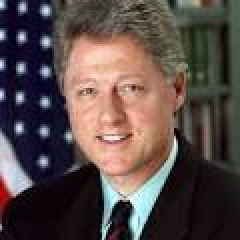
#> input picture train/Bill.jpg, 120 x 120 px (shown 2 times larger); its folder holds only this picture in this run
$ python code.py
#> lines starting #> are read from the running program, lines starting #| are printed output that depends on the picture
import cv2
import os
import numpy as np
from ultralytics import YOLO

# -------------------------------
# 1. LOAD TRAIN DATA
# -------------------------------
train_path = "train"
images = os.listdir(train_path)

sift = cv2.SIFT_create()
database = {}

print("\nTraining...")

for img_name in images:
    path = os.path.join(train_path, img_name)
    img = cv2.imread(path, 0)
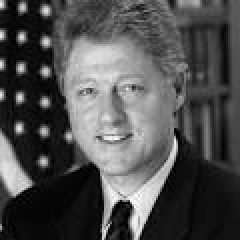
#> img: shape (120, 120) (shown 2 times larger); min 0, max 255, mean 78.6

    if img is None:
        continue

    # -------------------------------
    # PREPROCESSING
    # -------------------------------
    img = cv2.resize(img, (224, 224))
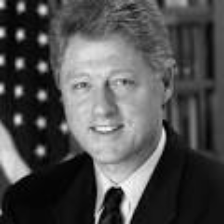
#> img: shape (224, 224); min 0, max 249, mean 78.5
    img = cv2.GaussianBlur(img, (5, 5), 0)

    # -------------------------------
    # SIFT FEATURE EXTRACTION
    # -------------------------------
    kp, des = sift.detectAndCompute(img, None)
#> kp = 185 keypoints; strongest (x, y, size): (18, 119, 6.1), (20, 35, 6), (18, 91, 6), (19, 63, 6.2)

    if des is not None:
        person_name = os.path.splitext(img_name)[0]
        database[person_name] = (img, kp, des)

print("Training Completed!")

# -------------------------------
# 2. LOAD TEST IMAGE
# -------------------------------
test_img_color = cv2.imread("test/test1.png")
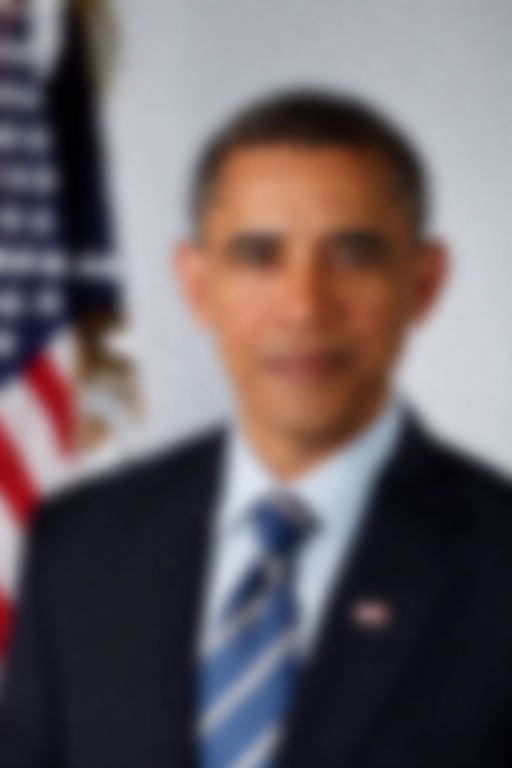
#> input picture test/test1.png, 1024 x 1536 px (shown at 1/2 size)
#> test_img_color is the input picture: shape (1536, 1024, 3); mean B, G, R 100.9, 97.1, 106.9
test_img = cv2.cvtColor(test_img_color, cv2.COLOR_BGR2GRAY)
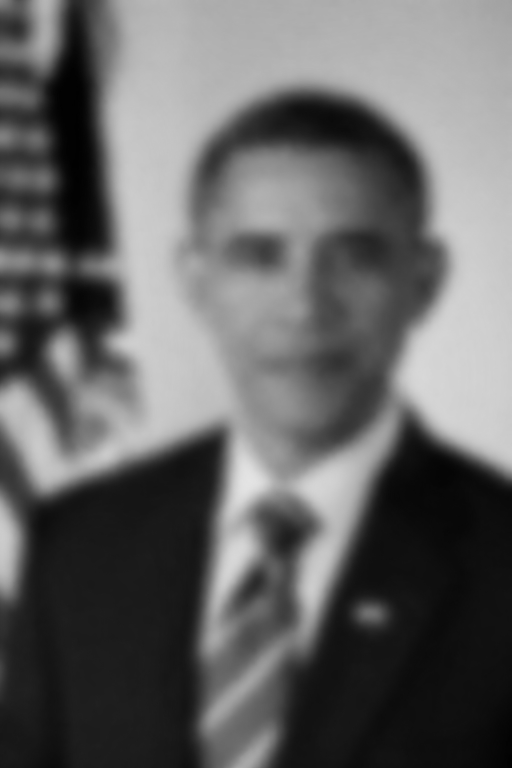
#> test_img: shape (1536, 1024) (shown at 1/2 size); min 1, max 228, mean 100.4

test_img = cv2.resize(test_img, (224, 224))
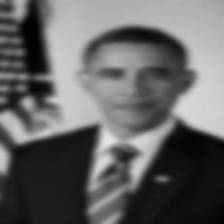
#> test_img: shape (224, 224); min 1, max 228, mean 100.3
test_img = cv2.GaussianBlur(test_img, (5, 5), 0)

kp_test, test_des = sift.detectAndCompute(test_img, None)
#> kp_test = 66 keypoints; strongest (x, y, size): (86, 137, 16.4), (147, 144, 17.5), (138, 169, 11.8), (102, 161, 12.8)

# -------------------------------
# 3. FEATURE MATCHING
# -------------------------------
bf = cv2.BFMatcher()
scores = {}

best_match_name = None
best_matches = None
best_train_kp = None
best_train_img = None

print("\nMatching Features...")

for name, (train_img, kp_train, des_train) in database.items():

    if test_des is None or des_train is None:
        continue

    matches = bf.knnMatch(test_des, des_train, k=2)

    good = []
    for m, n in matches:
        if m.distance < 0.75 * n.distance:
            good.append(m)

    scores[name] = len(good)

    if best_matches is None or len(good) > len(best_matches):
        best_matches = good
        best_match_name = name
        best_train_kp = kp_train
        best_train_img = train_img
#> this loop made 1 pass
#> (name, matches, best_matches, best_match_name) on pass 1: ('Bill', 66 matches, 2 matches, 'Bill')
#> after the loop, scores = {'Bill': 2}

# -------------------------------
# 4. PREDICTION
# -------------------------------
predicted_person = max(scores, key=scores.get)
#> predicted_person = 'Bill'

print("\n==============================")
print("✅ IDENTIFIED PERSON:", predicted_person)
#| ✅ IDENTIFIED PERSON: Bill
print("==============================")

# -------------------------------
# 5. SHOW SIFT KEYPOINTS (TEST)
# -------------------------------
test_kp_img = cv2.drawKeypoints(
    test_img,
    kp_test,
    None,
    flags=cv2.DRAW_MATCHES_FLAGS_DRAW_RICH_KEYPOINTS
)
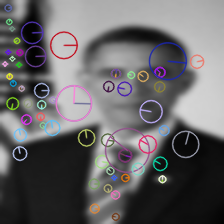
#> test_kp_img: shape (224, 224, 3); mean of channels 0, 1, 2 103.1, 101.3, 102.7; drawn as B, G, R

cv2.imshow("SIFT Keypoints - Test", test_kp_img)

# -------------------------------
# 6. SHOW SIFT FEATURE MATCHING
# -------------------------------
train_img_color = cv2.cvtColor(best_train_img, cv2.COLOR_GRAY2BGR)
test_img_color_gray = cv2.cvtColor(test_img, cv2.COLOR_GRAY2BGR)

match_img = cv2.drawMatches(
    test_img_color_gray,
    kp_test,
    train_img_color,
    best_train_kp,
    best_matches[:30],
    None,
    flags=cv2.DrawMatchesFlags_NOT_DRAW_SINGLE_POINTS
)
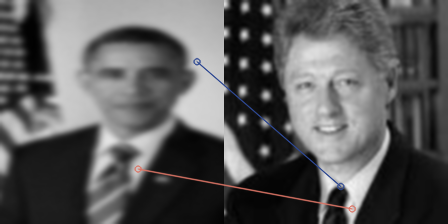
#> match_img: shape (224, 448, 3); mean B, G, R 89.7, 89.5, 89.8

cv2.imshow("SIFT Feature Matching", match_img)

# -------------------------------
# 7. YOLO DETECTION
# -------------------------------
print("\nRunning YOLO Detection...")

#> (the run stopped early here; a loop or call above may not have finished)
